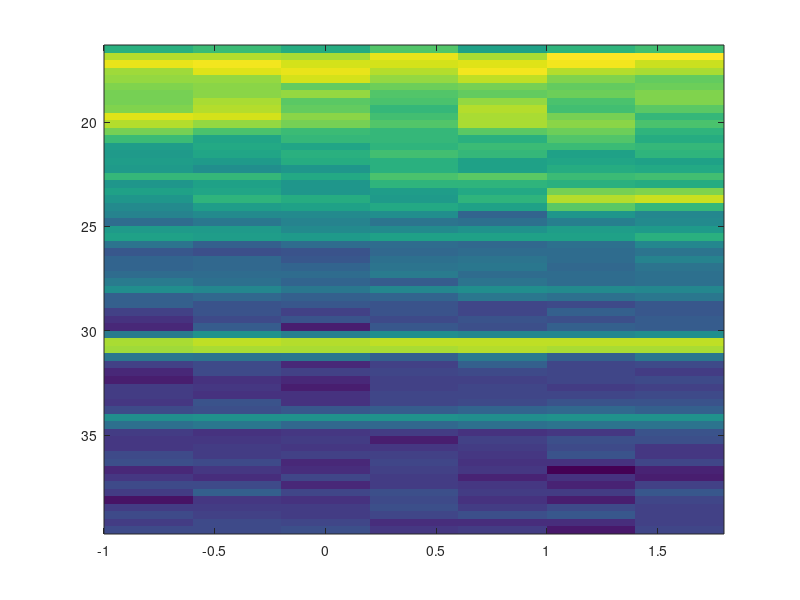
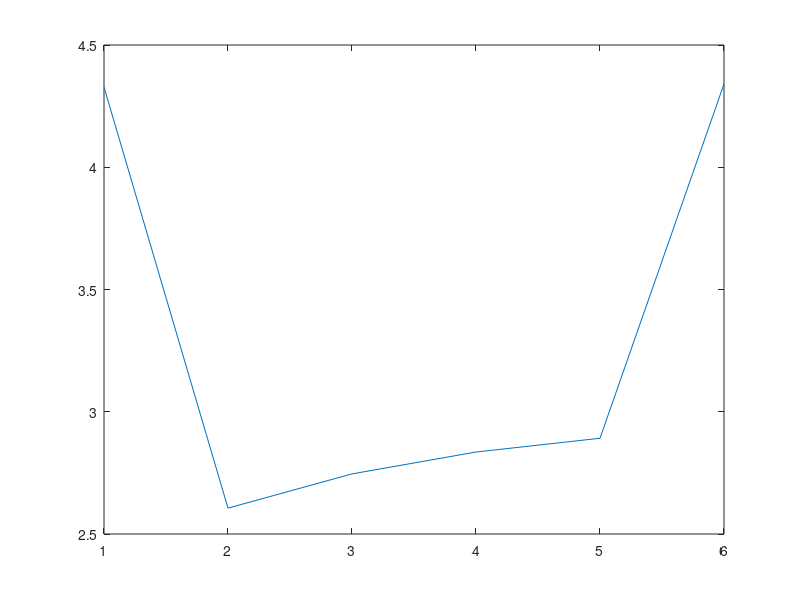

Reproduce these figures in MATLAB, in order.
d = load('dat092815a_.mat');
dat = d.dat;
% Find 4 sec before, 4 sec after movement: 
ix = find(dat.arduino.beep>0);
z = diff(ix);
ix2 = find(z > 1);
ix3 = ix(ix2);

times_ = dat.arduino.t(ix3);

%Init array: 
t_arr = cell(length(times_), 2+4);

%Init pxx array:
% [Pxx,F] = pwelch(X,WINDOW,NOVERLAP,NFFT,Fs) ret
% [S, f] = pwelch(rand(169,1), 128, 0, 128, params.Fs);
[S, f] = pwelch(rand(168, 1), 128, 0, 128, 422);
p_arr = zeros(length(times_), 6, length(f));

for t=1:length(times_)
    [m, ix_t] = min(abs(dat.abs_time - times_(t)));
    
    for j=-2:4
        t_arr{t, j+3} = dat.rawdata_timeseries_m1(ix_t+j,1:168);
        [p_arr(t, j+3, :), f] = pwelch(t_arr{t, j+3}, 128, 0, 128, 422);
    end
    
end

%Figure 1: 
% Mean spectrogram: 
figure(1)
f_lf = f(f<40&f>15);
mn_spec = log10(squeeze(mean(p_arr, 1)));
t = ([1:7]*.4) - 1.2;
imagesc(t, f_lf, mn_spec')

% Beta only spec
figure(2)
beta = f(f>10 & f<20);
beta_ix = find(f>10 & f<30);
spec = squeeze(mean(p_arr(:,:,beta_ix),2));
plot(mean(spec,1))

